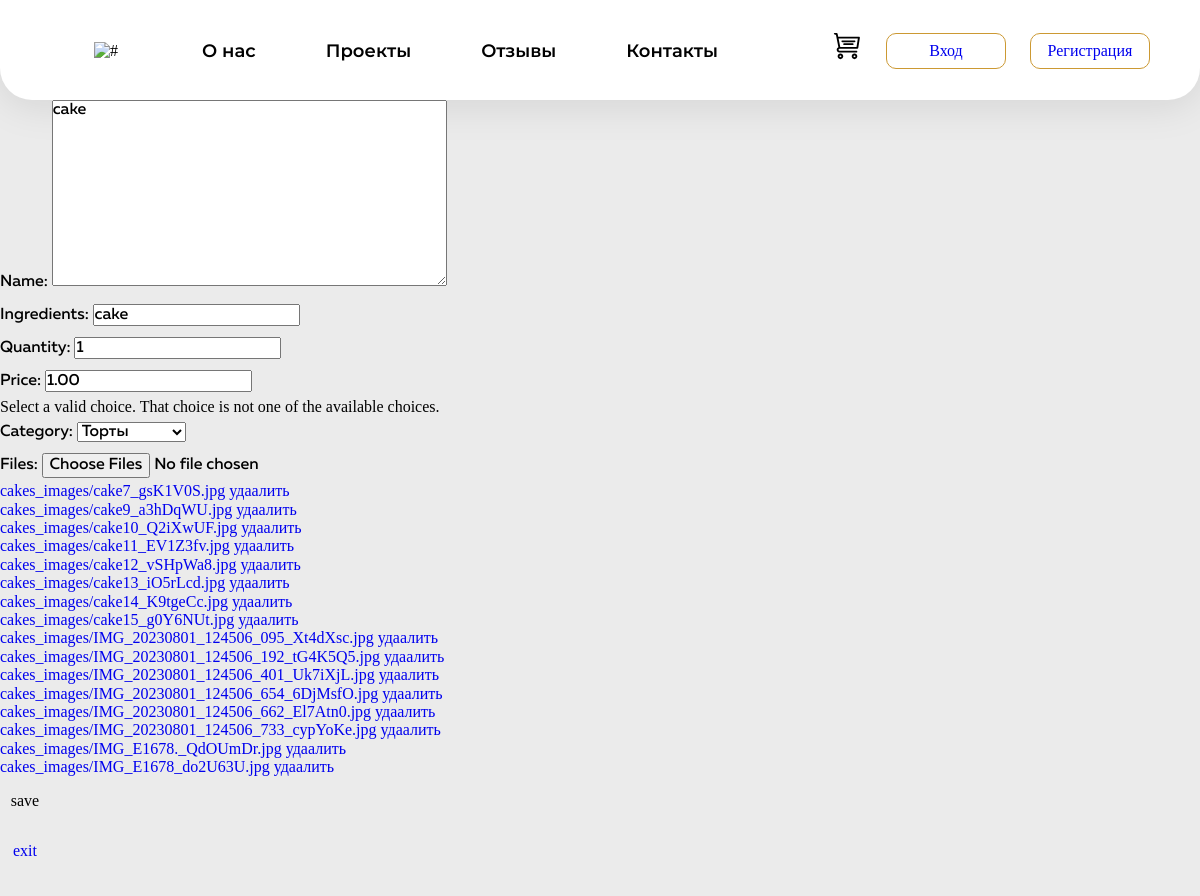
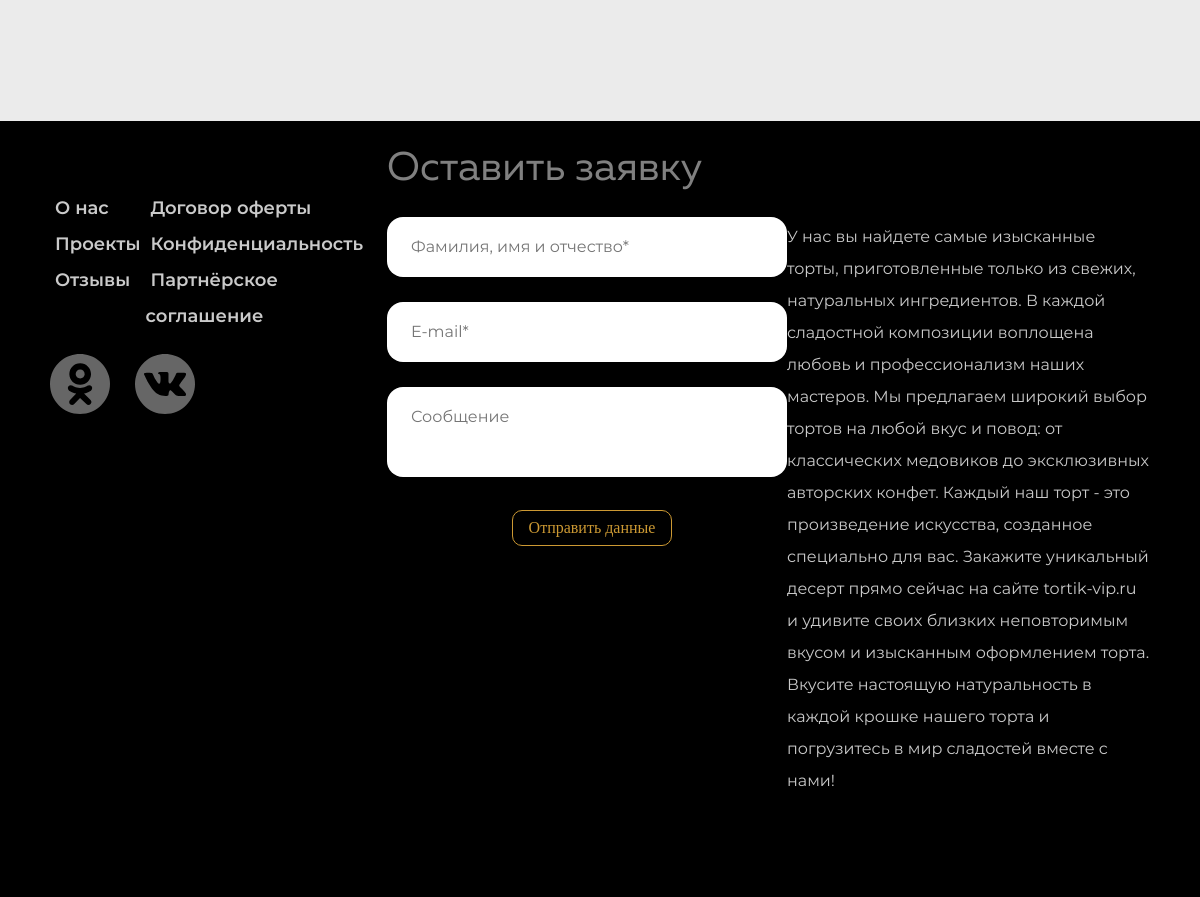
Page /site-admin/product_update/60/ on the committed database (2 pictures, top to bottom).
### mainapp/models.py (models this page shows, shortened)
class Products(models.Model):
    name = models.TextField(verbose_name="Название", blank=True, unique=True)
    ingredients = models.CharField(verbose_name="Ингредиенты", max_length=128)
    quantity = models.PositiveIntegerField(verbose_name="Количество", default=0)
    price = models.DecimalField(verbose_name="Цена", max_digits=10, decimal_places=2)
    category = models.ForeignKey(ProductCategories, on_delete=models.CASCADE, verbose_name="Категория")
    class Meta:
        verbose_name_plural = "Продукты"

class ProductCategories(models.Model):
    name = models.CharField(max_length=64)
    def __str__(self):
        return self.name
    class Meta:
        verbose_name_plural = "Категории"

class ImgProducts(models.Model):
    image = models.ImageField(upload_to='cakes_images', verbose_name="Фото", blank=True)
    product = models.ForeignKey(Products, verbose_name="Продукт", on_delete=models.CASCADE, default=None)
    class Meta:
        verbose_name_plural = "Фото к продуктам"

### adminapp/views.py (the view, shortened to what this page needs)
# urls.py: path("product_update/<int:pk>/", admin_product_update, name="product_update"),
def admin_product_update(request, pk):
    product = Products.objects.get(id=pk)
    files = ImgProducts.objects.filter(product=pk)
    data = {
        "name": product.name,
        "ingredients": product.ingredients,
        "quantity": product.quantity,
        "price": product.price,
        "category": (product.category.id, product.category.name)
    }
    print(data)
    context = {
        "title": "Админка | Изменение",
        "form": CreateProductForm(data),
        "formset": UploadFileForm(),
        "files": files,
        "product": product
    }
    return render(request,"adminapp/product_update.html",context)

### adminapp/forms.py
class CreateProductForm(forms.Form):
    def __init__(self,*args,**kwargs):
        super(CreateProductForm, self).__init__(*args,**kwargs)
    name = forms.CharField(widget=forms.Textarea, required=True)
    ingredients = forms.CharField(max_length=128, required=True)
    quantity = forms.IntegerField(min_value=0, required=True)
    price = forms.FloatField(min_value=0, required=True)
    category = forms.ModelChoiceField(queryset=ProductCategories.objects.all(), required=True)

class UploadFileForm(forms.Form):
    files = MultipleFileField(required=False)

### adminapp/templates/adminapp/product_update.html (shortened to what this page needs)
{% extends 'mainapp/base.html' %}
{% load static %}
{% block content %}
    <form action="{% url 'adminapp:product_update' product.id %}" method="post" enctype="multipart/form-data">
        {{ form.as_p }}
        {{ formset.as_p }}
        <ul>
            {% for file in files %}
                <li><a href="{{ file.image.url }}">{{ file.image.name }}</a> <a href="{% url 'adminapp:product_img_remove' file.id product.id %}">удаалить</a></li>
            {% empty %}
                <li>No files uploaded yet.</li>
            {% endfor %}
        </ul>
        <button type="submit" class="btn">save</button>
    </form>
    <button class="btn"><a href="{% url 'adminapp:products' %}">exit</a></button>
{% endblock %}

### static/style/style.css (style rules this page uses)
a { text-decoration: none; }
body { background-color: #ebebeb; }

### static/style/main.css (style rules this page uses)
* { margin: 0; padding: 0; box-sizing: border-box; }
body { min-width: 320px; }
p { font-family: 'MullerMedium'; font-weight: 400; font-size: 16px; font-style: normal; font-weight: normal; line-height: 33px; }

### static/style/varialdes.css (style rules this page uses)
:root { --section-gap: 140px; --white: #FFFFFF; --blue: #00aaff; --black: #000000; --dark: #414141; --dark-light: #666666; --dark-opacity: rgba(0, 0, 0, 0.5); --gray: #CACACA; --orange: #FF9900; --orenge-hover: #FFB84D; --orange-active: #E1670E; --green: #97EE3F; --gold-x: #f7f5f0; --gold-color: #CC9933; --light-gold: #F0BF5F; --brown-cold: #A47312; --light-brown: #FFCC66; --white-white: #dfdbdb; --white-gray: #666; --grey-color: #999; --light-black: #333; }

### static/style/componets/questions.css (style rules this page uses)
.btn { padding: 0; background-color: transparent; border: 0; width: 50px; height: 50px; cursor: pointer; }
:root { --width-plus: calc(60% + 1px); }

### rows in the picture
Products: name "cake", ingredients "cake", quantity "1", price "1.00", category "Торты"
ImgProducts: image.name "cakes_images/cake7_gsK1V0S.jpg"
ImgProducts: image.name "cakes_images/cake9_a3hDqWU.jpg"
ImgProducts: image.name "cakes_images/cake10_Q2iXwUF.jpg"
ImgProducts: image.name "cakes_images/cake11_EV1Z3fv.jpg"
ImgProducts: image.name "cakes_images/cake12_vSHpWa8.jpg"
ImgProducts: image.name "cakes_images/cake13_iO5rLcd.jpg"
ImgProducts: image.name "cakes_images/cake14_K9tgeCc.jpg"
ImgProducts: image.name "cakes_images/cake15_g0Y6NUt.jpg"
ImgProducts: image.name "cakes_images/IMG_20230801_124506_095_Xt4dXsc.jpg"
ImgProducts: image.name "cakes_images/IMG_20230801_124506_192_tG4K5Q5.jpg"
ImgProducts: image.name "cakes_images/IMG_20230801_124506_401_Uk7iXjL.jpg"
ImgProducts: image.name "cakes_images/IMG_20230801_124506_654_6DjMsfO.jpg"
ImgProducts: image.name "cakes_images/IMG_20230801_124506_662_El7Atn0.jpg"
ImgProducts: image.name "cakes_images/IMG_20230801_124506_733_cypYoKe.jpg"
ImgProducts: image.name "cakes_images/IMG_E1678._QdOUmDr.jpg"
ImgProducts: image.name "cakes_images/IMG_E1678_do2U63U.jpg"
